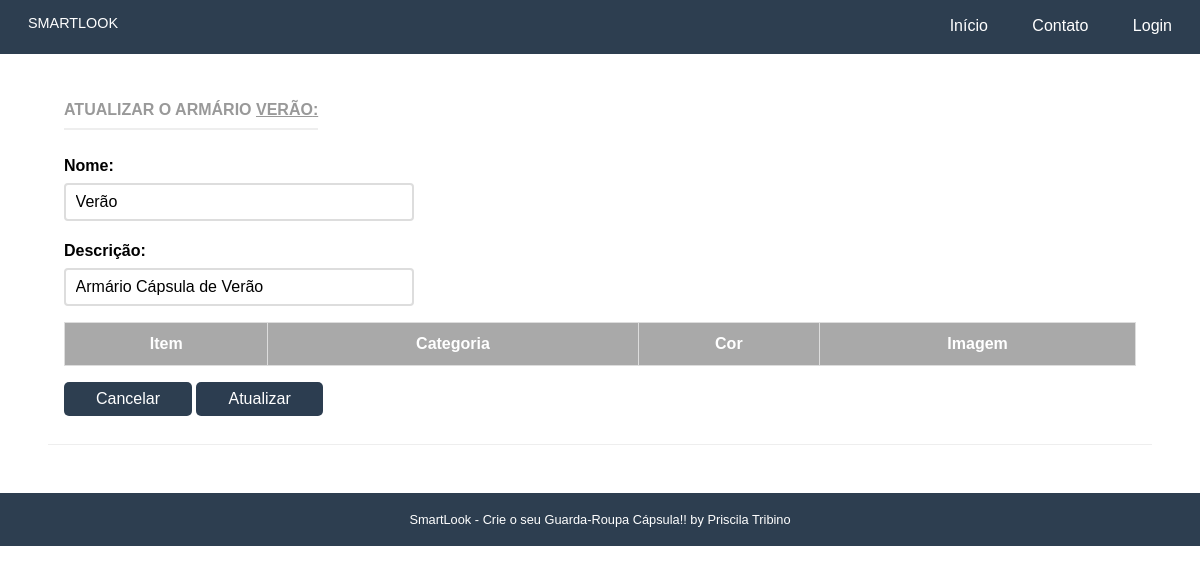
The app's page /armario/armarios/26 with its own data.
### armario/models.py (models this page shows, shortened)
class Armario(models.Model):
    name = models.CharField('Nome', max_length=50, blank=False)
    slug = models.SlugField('Atalho')
    descricao = models.CharField('Descrição', max_length=100, blank=True)
    created_at = models.DateField('Criado em', auto_now_add=True)
    updated_at = models.DateField('Atualizado em', auto_now=True)
    user = models.ForeignKey(settings.AUTH_USER_MODEL, blank=False, on_delete=models.PROTECT, related_name='user')
    objetos = models.Manager()
    class Meta:
        verbose_name = 'Armário'
        verbose_name_plural = 'Armários'
        ordering = ['name']

### armario/views.py (the view)
# urls.py: path('armarios/<pk>', ArmarioUpdateView.as_view(), name="atualiza_armarios"),
class ArmarioUpdateView(UpdateView):
    template_name = "armario/atualiza.html"
    model = Armario
    fields = ['name', 'descricao']
    context_object_name = 'armario'
    success_url = reverse_lazy("armario:lista_armarios")

### armario/templates/armario/atualiza.html (shortened to what this page needs)
{% extends "base.html" %}
{% load static %}
{% block content %}
<div class="pure-g-r content-ribbon">
  <div class="pure-u-1">
    <div class="l-box">
      <div class="card">
        <h4 class="content-subhead">Atualizar o Armário <u>{{ armario.name }}: </u></h4>
            <form class="pure-form pure-form-stacked" method="post">
                <fieldset>
                    {% for field in form %}
                   <div class="pure-control-group">
                        {{ field.label_tag }}
                        {{ field }}
                   </div>
                         {% endfor %}
                    <div style="overflow-x:auto;">
            <table id="customers">
              <tr>
                <th class="th-sm">Item</th>
                <th class="th-sm">Categoria</th>
                <th class="th-sm">Cor</th>
                <th class="th-sm">Imagem</th>
              </tr>
            </table>
                    </div>
                    <div class="text-right">
                        <a href="{% url 'armario:lista_armarios' %}" class="pure-button primary-button">
                            Cancelar
                        </a>
                    <button type="submit" class="pure-button pure-button-primary">Atualizar</button>
                </fieldset>
      </div>
    </div>
  </div>
</div>
{% endblock %}

### core/static/css/pure-min.css (style rules this page uses)
html { font-size:100%;-ms-text-size-adjust:100%;-webkit-text-size-adjust:100% }
html,button,input,select,textarea { font-family:sans-serif }
body { margin:0 }
h4 { font-size:1em;margin:1.33em 0 }
form { margin:0 }
fieldset { border:1px solid silver;margin:0 2px;padding:.35em .625em .75em }
button,input,select,textarea { font-size:100%;margin:0;vertical-align:baseline;*vertical-align:middle }
button,input { line-height:normal }
button,select { text-transform:none }
button,html input[type=button],input[type=reset],input[type=submit] { -webkit-appearance:button;cursor:pointer;*overflow:visible }
table { border-collapse:collapse;border-spacing:0 }
.pure-button { display:inline-block;*display:inline;zoom:1;line-height:normal;white-space:nowrap;vertical-align:baseline;text-align:center;cursor:pointer;-webkit-user-drag:none;-webkit-user-select:none;-moz-user-select:none;-ms-user-select:none;user-select:none }
.pure-button { font-size:100%;*font-size:90%;*overflow:visible;padding:.5em 1.5em;color:#444;color:rgba(0,0,0,.8);*color:#444;border:1px solid #999;border:0 rgba(0,0,0,0);background-color:#E6E6E6;text-decoration:none;border-radius:2px;-webkit-transition:.1s linear -webkit-box-shadow;-moz-transition:.1s linear -moz-box-shadow;-ms-transition:.1s linear box-shadow;-o-transition:.1s linear box-shadow;transition:.1s linear box-shadow }
.pure-button-primary,.pure-button-selected,a.pure-button-primary,a.pure-button-selected { background-color:#0078e7;color:#fff }
.pure-form input[type=text],.pure-form input[type=password],.pure-form input[type=email],.pure-form input[type=url],.pure-form input[type=date],.pure-form input[type=month],.pure-form input[type=time],.pure-form input[type=datetime],.pure-form input[type=datetime-local],.pure-form input[type=week],.pure-form input[type=number],.pure-form input[type=search],.pure-form input[type=tel],.pure-form input[type=color],.pure-form select,.pure-form textarea { padding:.5em .6em;display:inline-block;border:1px solid #ccc;font-size:.8em;box-shadow:inset 0 1px 3px #ddd;border-radius:4px;-webkit-transition:.3s linear border;-moz-transition:.3s linear border;-ms-transition:.3s linear border;-o-transition:.3s linear border;transition:.3s linear border;-webkit-box-sizing:border-box;-moz-box-sizing:border-box;box-sizing:border-box }
.pure-form label { margin:.5em 0 .2em;font-size:90% }
.pure-form fieldset { margin:0;padding:.35em 0 .75em;border:0 }
.pure-form-stacked input[type=text],.pure-form-stacked input[type=password],.pure-form-stacked input[type=email],.pure-form-stacked input[type=url],.pure-form-stacked input[type=date],.pure-form-stacked input[type=month],.pure-form-stacked input[type=time],.pure-form-stacked input[type=datetime],.pure-form-stacked input[type=datetime-local],.pure-form-stacked input[type=week],.pure-form-stacked input[type=number],.pure-form-stacked input[type=search],.pure-form-stacked input[type=tel],.pure-form-stacked input[type=color],.pure-form-stacked select,.pure-form-stacked label,.pure-form-stacked textarea { display:block;margin:.25em 0 }
.pure-u-1,.pure-u-1-2,.pure-u-1-3,.pure-u-2-3,.pure-u-1-4,.pure-u-3-4,.pure-u-1-5,.pure-u-2-5,.pure-u-3-5,.pure-u-4-5,.pure-u-1-6,.pure-u-5-6,.pure-u-1-8,.pure-u-3-8,.pure-u-5-8,.pure-u-7-8,.pure-u-1-12,.pure-u-5-12,.pure-u-7-12,.pure-u-11-12,.pure-u-1-24,.pure-u-5-24,.pure-u-7-24,.pure-u-11-24,.pure-u-13-24,.pure-u-17-24,.pure-u-19-24,.pure-u-23-24 { display:inline-block;*display:inline;zoom:1;letter-spacing:normal;word-spacing:normal;vertical-align:top;text-rendering:auto }
.pure-u-1 { width:100% }
.pure-g-r { letter-spacing:-.31em;*letter-spacing:normal;*word-spacing:-.43em;font-family:FreeSans,Arimo,"Droid Sans",Helvetica,Arial,sans-serif;display:-webkit-flex;-webkit-flex-flow:row wrap;display:-ms-flexbox;-ms-flex-flow:row wrap }
.pure-g-r [class *="pure-u"] { font-family:sans-serif }

### records on screen
Armario: name "VERÃO", form "Verão" "Armário Cápsula de Verão"

### other values on screen
{{ field.label_tag }} "Nome:" "Descrição:"
